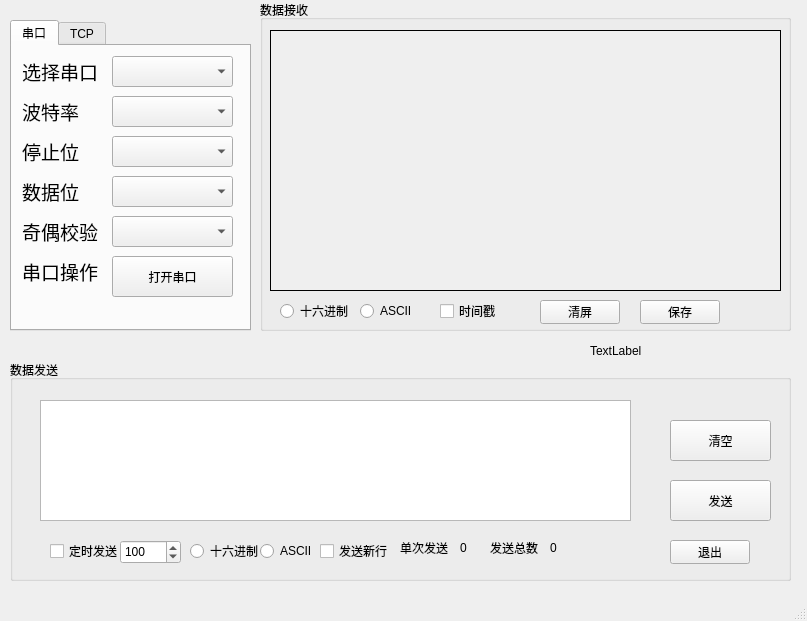
<?xml version="1.0" encoding="UTF-8"?>
<ui version="4.0">
 <class>MainWindow</class>
 <widget class="QMainWindow" name="MainWindow">
  <property name="geometry">
   <rect>
    <x>0</x>
    <y>0</y>
    <width>807</width>
    <height>621</height>
   </rect>
  </property>
  <property name="windowTitle">
   <string>串口调试助手</string>
  </property>
  <property name="windowIcon">
   <iconset theme="applications-other" resource="icon.qrc">
    <normaloff>:/icon/icons/smls.png</normaloff>:/icon/icons/smls.png</iconset>
  </property>
  <widget class="QWidget" name="centralwidget">
   <widget class="QGroupBox" name="groupBox_recv">
    <property name="geometry">
     <rect>
      <x>260</x>
      <y>0</y>
      <width>531</width>
      <height>331</height>
     </rect>
    </property>
    <property name="title">
     <string>数据接收</string>
    </property>
    <widget class="QScrollArea" name="scrollArea">
     <property name="geometry">
      <rect>
       <x>10</x>
       <y>30</y>
       <width>511</width>
       <height>261</height>
      </rect>
     </property>
     <property name="frameShape">
      <enum>QFrame::Box</enum>
     </property>
     <property name="frameShadow">
      <enum>QFrame::Plain</enum>
     </property>
     <property name="widgetResizable">
      <bool>true</bool>
     </property>
     <widget class="QWidget" name="scrollAreaWidgetContents">
      <property name="geometry">
       <rect>
        <x>0</x>
        <y>0</y>
        <width>509</width>
        <height>259</height>
       </rect>
      </property>
      <layout class="QGridLayout" name="gridLayout">
       <item row="0" column="0">
        <widget class="QLabel" name="label_recv_data">
         <property name="autoFillBackground">
          <bool>false</bool>
         </property>
         <property name="text">
          <string/>
         </property>
         <property name="alignment">
          <set>Qt::AlignLeading|Qt::AlignLeft|Qt::AlignTop</set>
         </property>
        </widget>
       </item>
      </layout>
     </widget>
    </widget>
    <widget class="QRadioButton" name="radiobtn_recv_hex">
     <property name="geometry">
      <rect>
       <x>20</x>
       <y>300</y>
       <width>97</width>
       <height>22</height>
      </rect>
     </property>
     <property name="text">
      <string>十六进制</string>
     </property>
    </widget>
    <widget class="QRadioButton" name="radiobtn_recv_asc">
     <property name="geometry">
      <rect>
       <x>100</x>
       <y>300</y>
       <width>97</width>
       <height>22</height>
      </rect>
     </property>
     <property name="text">
      <string>ASCII</string>
     </property>
    </widget>
    <widget class="QCheckBox" name="checkBox_stamp">
     <property name="geometry">
      <rect>
       <x>180</x>
       <y>300</y>
       <width>81</width>
       <height>22</height>
      </rect>
     </property>
     <property name="text">
      <string>时间戳</string>
     </property>
    </widget>
    <widget class="QPushButton" name="pushButton">
     <property name="geometry">
      <rect>
       <x>280</x>
       <y>300</y>
       <width>80</width>
       <height>24</height>
      </rect>
     </property>
     <property name="text">
      <string>清屏</string>
     </property>
    </widget>
    <widget class="QPushButton" name="pushButton_2">
     <property name="geometry">
      <rect>
       <x>380</x>
       <y>300</y>
       <width>80</width>
       <height>24</height>
      </rect>
     </property>
     <property name="text">
      <string>保存</string>
     </property>
    </widget>
   </widget>
   <widget class="QGroupBox" name="groupBox_send">
    <property name="geometry">
     <rect>
      <x>10</x>
      <y>360</y>
      <width>781</width>
      <height>221</height>
     </rect>
    </property>
    <property name="title">
     <string>数据发送</string>
    </property>
    <widget class="QPushButton" name="btn_clear_textedite">
     <property name="geometry">
      <rect>
       <x>660</x>
       <y>60</y>
       <width>101</width>
       <height>41</height>
      </rect>
     </property>
     <property name="text">
      <string>清空</string>
     </property>
    </widget>
    <widget class="QPushButton" name="btn_serial_send">
     <property name="geometry">
      <rect>
       <x>660</x>
       <y>120</y>
       <width>101</width>
       <height>41</height>
      </rect>
     </property>
     <property name="text">
      <string>发送</string>
     </property>
    </widget>
    <widget class="QTextEdit" name="textEdit">
     <property name="geometry">
      <rect>
       <x>30</x>
       <y>40</y>
       <width>591</width>
       <height>121</height>
      </rect>
     </property>
    </widget>
    <widget class="QCheckBox" name="checkBox_time">
     <property name="geometry">
      <rect>
       <x>40</x>
       <y>180</y>
       <width>81</width>
       <height>22</height>
      </rect>
     </property>
     <property name="text">
      <string>定时发送</string>
     </property>
    </widget>
    <widget class="QSpinBox" name="spinBox_time">
     <property name="geometry">
      <rect>
       <x>110</x>
       <y>180</y>
       <width>61</width>
       <height>24</height>
      </rect>
     </property>
     <property name="maximum">
      <number>9999</number>
     </property>
     <property name="value">
      <number>100</number>
     </property>
     <property name="displayIntegerBase">
      <number>10</number>
     </property>
    </widget>
    <widget class="QRadioButton" name="radioButton_hex">
     <property name="geometry">
      <rect>
       <x>180</x>
       <y>180</y>
       <width>97</width>
       <height>22</height>
      </rect>
     </property>
     <property name="text">
      <string>十六进制</string>
     </property>
    </widget>
    <widget class="QRadioButton" name="radioButton_asc">
     <property name="geometry">
      <rect>
       <x>250</x>
       <y>180</y>
       <width>97</width>
       <height>22</height>
      </rect>
     </property>
     <property name="text">
      <string>ASCII</string>
     </property>
    </widget>
    <widget class="QCheckBox" name="checkBox_newline">
     <property name="geometry">
      <rect>
       <x>310</x>
       <y>180</y>
       <width>81</width>
       <height>22</height>
      </rect>
     </property>
     <property name="text">
      <string>发送新行</string>
     </property>
    </widget>
    <widget class="QLabel" name="label_7">
     <property name="geometry">
      <rect>
       <x>390</x>
       <y>180</y>
       <width>54</width>
       <height>16</height>
      </rect>
     </property>
     <property name="text">
      <string>单次发送</string>
     </property>
    </widget>
    <widget class="QLabel" name="label_signal_count">
     <property name="geometry">
      <rect>
       <x>450</x>
       <y>180</y>
       <width>54</width>
       <height>16</height>
      </rect>
     </property>
     <property name="text">
      <string>0</string>
     </property>
    </widget>
    <widget class="QLabel" name="label_10">
     <property name="geometry">
      <rect>
       <x>480</x>
       <y>180</y>
       <width>54</width>
       <height>16</height>
      </rect>
     </property>
     <property name="text">
      <string>发送总数</string>
     </property>
    </widget>
    <widget class="QLabel" name="label_total_send_count">
     <property name="geometry">
      <rect>
       <x>540</x>
       <y>180</y>
       <width>54</width>
       <height>16</height>
      </rect>
     </property>
     <property name="text">
      <string>0</string>
     </property>
    </widget>
    <widget class="QPushButton" name="btn_exit">
     <property name="geometry">
      <rect>
       <x>660</x>
       <y>180</y>
       <width>80</width>
       <height>24</height>
      </rect>
     </property>
     <property name="text">
      <string>退出</string>
     </property>
    </widget>
   </widget>
   <widget class="QTabWidget" name="tabWidget">
    <property name="geometry">
     <rect>
      <x>10</x>
      <y>20</y>
      <width>241</width>
      <height>311</height>
     </rect>
    </property>
    <property name="currentIndex">
     <number>0</number>
    </property>
    <widget class="QWidget" name="tab">
     <attribute name="title">
      <string>串口</string>
     </attribute>
     <widget class="QPushButton" name="btn_serial_switch">
      <property name="geometry">
       <rect>
        <x>100</x>
        <y>210</y>
        <width>121</width>
        <height>41</height>
       </rect>
      </property>
      <property name="text">
       <string>打开串口</string>
      </property>
     </widget>
     <widget class="QComboBox" name="com_serial_rate">
      <property name="geometry">
       <rect>
        <x>100</x>
        <y>50</y>
        <width>121</width>
        <height>31</height>
       </rect>
      </property>
     </widget>
     <widget class="QComboBox" name="com_serial_stop">
      <property name="geometry">
       <rect>
        <x>100</x>
        <y>90</y>
        <width>121</width>
        <height>31</height>
       </rect>
      </property>
     </widget>
     <widget class="QLabel" name="label_3">
      <property name="geometry">
       <rect>
        <x>10</x>
        <y>90</y>
        <width>81</width>
        <height>31</height>
       </rect>
      </property>
      <property name="font">
       <font>
        <family>楷体</family>
        <pointsize>14</pointsize>
       </font>
      </property>
      <property name="text">
       <string>停止位</string>
      </property>
     </widget>
     <widget class="QLabel" name="label_4">
      <property name="geometry">
       <rect>
        <x>10</x>
        <y>130</y>
        <width>81</width>
        <height>31</height>
       </rect>
      </property>
      <property name="font">
       <font>
        <family>楷体</family>
        <pointsize>14</pointsize>
       </font>
      </property>
      <property name="text">
       <string>数据位</string>
      </property>
     </widget>
     <widget class="QLabel" name="label_2">
      <property name="geometry">
       <rect>
        <x>10</x>
        <y>50</y>
        <width>81</width>
        <height>31</height>
       </rect>
      </property>
      <property name="font">
       <font>
        <family>楷体</family>
        <pointsize>14</pointsize>
       </font>
      </property>
      <property name="text">
       <string>波特率</string>
      </property>
     </widget>
     <widget class="QLabel" name="label_6">
      <property name="geometry">
       <rect>
        <x>10</x>
        <y>210</y>
        <width>81</width>
        <height>31</height>
       </rect>
      </property>
      <property name="font">
       <font>
        <family>楷体</family>
        <pointsize>14</pointsize>
       </font>
      </property>
      <property name="text">
       <string>串口操作</string>
      </property>
     </widget>
     <widget class="QLabel" name="label">
      <property name="geometry">
       <rect>
        <x>10</x>
        <y>10</y>
        <width>81</width>
        <height>31</height>
       </rect>
      </property>
      <property name="font">
       <font>
        <family>楷体</family>
        <pointsize>14</pointsize>
       </font>
      </property>
      <property name="text">
       <string>选择串口</string>
      </property>
     </widget>
     <widget class="QLabel" name="label_5">
      <property name="geometry">
       <rect>
        <x>10</x>
        <y>170</y>
        <width>81</width>
        <height>31</height>
       </rect>
      </property>
      <property name="font">
       <font>
        <family>楷体</family>
        <pointsize>14</pointsize>
       </font>
      </property>
      <property name="text">
       <string>奇偶校验</string>
      </property>
     </widget>
     <widget class="QComboBox" name="com_serial_checked">
      <property name="geometry">
       <rect>
        <x>100</x>
        <y>170</y>
        <width>121</width>
        <height>31</height>
       </rect>
      </property>
     </widget>
     <widget class="QComboBox" name="com_serial_databits">
      <property name="geometry">
       <rect>
        <x>100</x>
        <y>130</y>
        <width>121</width>
        <height>31</height>
       </rect>
      </property>
     </widget>
     <widget class="QComboBox" name="com_serial_port">
      <property name="geometry">
       <rect>
        <x>100</x>
        <y>10</y>
        <width>121</width>
        <height>31</height>
       </rect>
      </property>
     </widget>
    </widget>
    <widget class="QWidget" name="tab_2">
     <attribute name="title">
      <string>TCP</string>
     </attribute>
     <widget class="QLineEdit" name="lineEdit_ip">
      <property name="geometry">
       <rect>
        <x>10</x>
        <y>40</y>
        <width>191</width>
        <height>31</height>
       </rect>
      </property>
      <property name="mouseTracking">
       <bool>true</bool>
      </property>
     </widget>
     <widget class="QLabel" name="label_8">
      <property name="geometry">
       <rect>
        <x>10</x>
        <y>10</y>
        <width>81</width>
        <height>21</height>
       </rect>
      </property>
      <property name="font">
       <font>
        <family>楷体</family>
        <pointsize>12</pointsize>
       </font>
      </property>
      <property name="text">
       <string>主机IP</string>
      </property>
     </widget>
     <widget class="QLineEdit" name="lineEdit_port">
      <property name="geometry">
       <rect>
        <x>10</x>
        <y>120</y>
        <width>111</width>
        <height>31</height>
       </rect>
      </property>
      <property name="mouseTracking">
       <bool>false</bool>
      </property>
     </widget>
     <widget class="QLabel" name="label_12">
      <property name="geometry">
       <rect>
        <x>10</x>
        <y>90</y>
        <width>54</width>
        <height>16</height>
       </rect>
      </property>
      <property name="font">
       <font>
        <family>楷体</family>
        <pointsize>12</pointsize>
       </font>
      </property>
      <property name="text">
       <string>端口号</string>
      </property>
     </widget>
     <widget class="QPushButton" name="btn_tcp_conn">
      <property name="geometry">
       <rect>
        <x>10</x>
        <y>190</y>
        <width>91</width>
        <height>31</height>
       </rect>
      </property>
      <property name="font">
       <font>
        <family>楷体</family>
        <pointsize>12</pointsize>
       </font>
      </property>
      <property name="text">
       <string>连接</string>
      </property>
     </widget>
    </widget>
   </widget>
   <widget class="QLabel" name="label_time">
    <property name="geometry">
     <rect>
      <x>590</x>
      <y>340</y>
      <width>221</width>
      <height>21</height>
     </rect>
    </property>
    <property name="text">
     <string>TextLabel</string>
    </property>
   </widget>
  </widget>
  <widget class="QMenuBar" name="menubar">
   <property name="geometry">
    <rect>
     <x>0</x>
     <y>0</y>
     <width>807</width>
     <height>21</height>
    </rect>
   </property>
  </widget>
  <widget class="QStatusBar" name="statusbar"/>
 </widget>
 <tabstops>
  <tabstop>com_serial_port</tabstop>
  <tabstop>com_serial_rate</tabstop>
  <tabstop>com_serial_stop</tabstop>
  <tabstop>com_serial_databits</tabstop>
  <tabstop>com_serial_checked</tabstop>
  <tabstop>btn_serial_switch</tabstop>
 </tabstops>
 <resources>
  <include location="icon.qrc"/>
 </resources>
 <connections/>
</ui>
